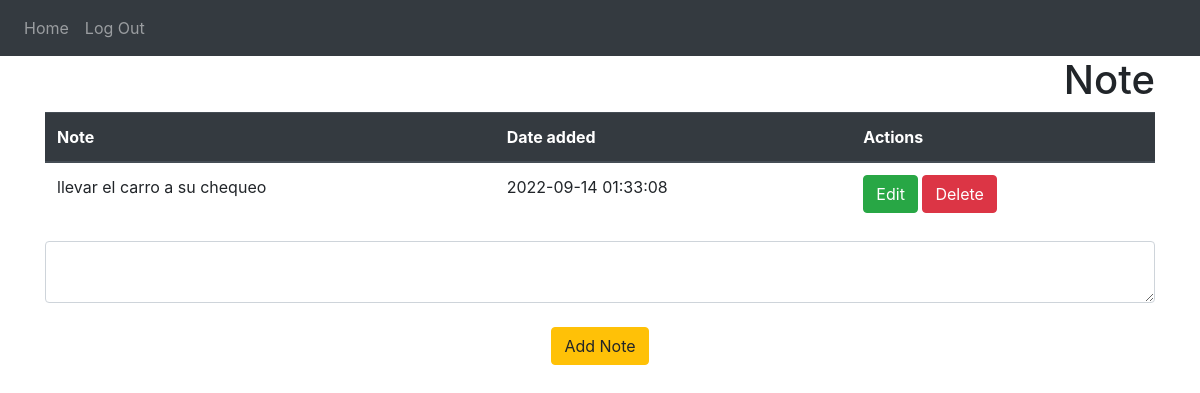
Page / (signed in) on the earlier database version.
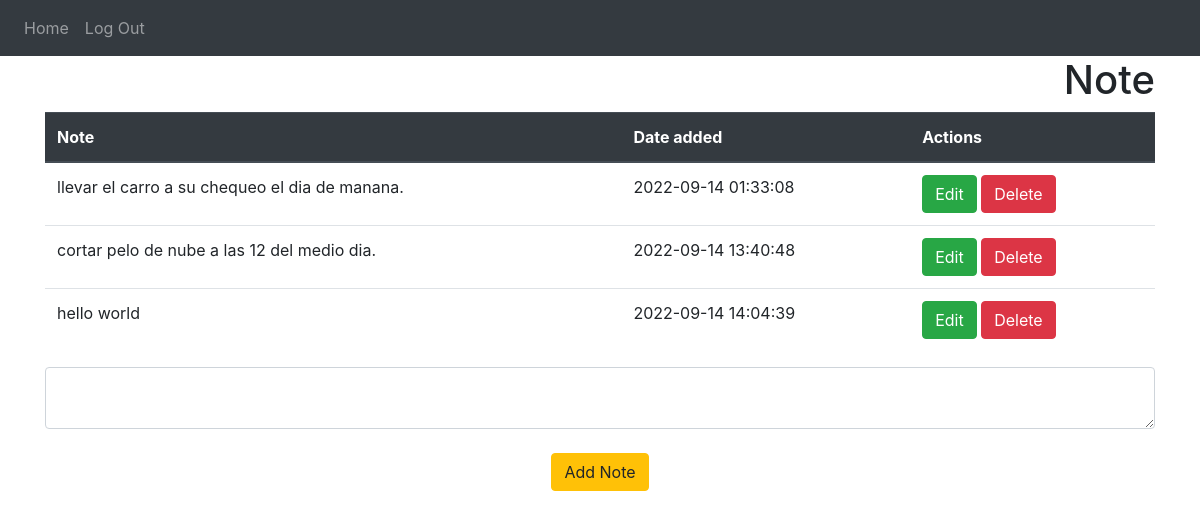
Same page on the later database version.
### website/models.py (models this page shows)
class Note(db.Model):
    id = db.Column(db.Integer, primary_key=True)
    text = db.Column(db.String(10000))
    date = db.Column(db.DateTime(timezone=True), default=func.now())
    user_id = db.Column(db.Integer, db.ForeignKey("user.id"))

### website/views.py (the view, shortened to what this page needs)
@views.route("/", methods=["GET", "POST"])
@login_required
def home():
    return render_template("home.html", user=current_user)

### website/__init__.py (called while the page is built)
def create_app():
    app = Flask(__name__)
    app.config["SECRET_KEY"] = "test"
    app.config["SQLALCHEMY_DATABASE_URI"] = f"sqlite:///{DB_NAME}"
    db.init_app(app)
    from .views import views
    from .auth import auth
    app.register_blueprint(views, url_prefix="/")
    app.register_blueprint(auth, url_prefix="/")
    from .models import User, Note
    create_database(app)
    login_manager = LoginManager()
    login_manager.login_view = "auth.login"
    login_manager.init_app(app)
    @login_manager.user_loader
    def load_user(id):
        return User.query.get(int(id))
    return app

### website/templates/home.html
{% extends "base.html" %} {% block title %}Home{% endblock %} {% block content%}
<h1 align="right">Note</h1>
<table class="table">
  <thead class="thead-dark">
    <tr>
      <th scope="col">Note</th>
      <th scope="col">Date added</th>
      <th scope="col">Actions</th>
    </tr>
  </thead>
  <tbody>
    {% for note in user.notes %}
    <tr>
      <td>{{note.text}}</td>
      <td>{{note.date}}</td>
      <td>
        <a href="/edit-note/{{note.id}}" class="btn btn-success">Edit</a>
        <button
          type="button"
          class="btn btn-danger"
          onClick="deleteNote('{{ note.id }}')"
        >
          Delete
        </button>
      </td>
    </tr>
    {% endfor%}
  </tbody>
</table>
<form method="POST">
  <textarea name="note" id="note" class="form-control"></textarea>
  <br />
  <div align="center">
    <button type="submit" class="btn btn-warning">Add Note</button>
  </div>
</form>
{% endblock %}

### website/templates/base.html (shortened to what this page needs)
<!DOCTYPE html>
<html>
  <head>
    <link
      rel="stylesheet"
      href="https://stackpath.bootstrapcdn.com/bootstrap/4.4.1/css/bootstrap.min.css"
    />
    <link
      rel="stylesheet"
      href="https://stackpath.bootstrapcdn.com/font-awesome/4.7.0/css/font-awesome.min.css"
    />
  </head>
  <body>
    <nav class="navbar navbar-expand-lg navbar-dark bg-dark">
      <div class="collapse navbar-collapse" id="navbar">
        <div class="navbar-nav">
          {% if user.is_authenticated %}
          <a class="nav-item nav-link" id="home" href="/">Home</a>
          <a class="nav-item nav-link" id="logout" href="/logout">Log Out</a>
          {% else %}
          <a class="nav-item nav-link" id="login" href="/login">Login</a>
          <a class="nav-item nav-link" id="signup" href="/signup">Sign Up</a>
          {% endif %}
        </div>
      </div>
    </nav>
    <div class="container">{% block content %} {% endblock %}</div>
  </body>
</html>

Differences in the rows shown:
changed Note: text "llevar el carro a su chequeo" → "llevar el carro a su chequeo el dia de manana."
added Note: text "cortar pelo de nube a las 12 del medio dia.", date "2022-09-14 13:40:48"
added Note: text "hello world", date "2022-09-14 14:04:39"
